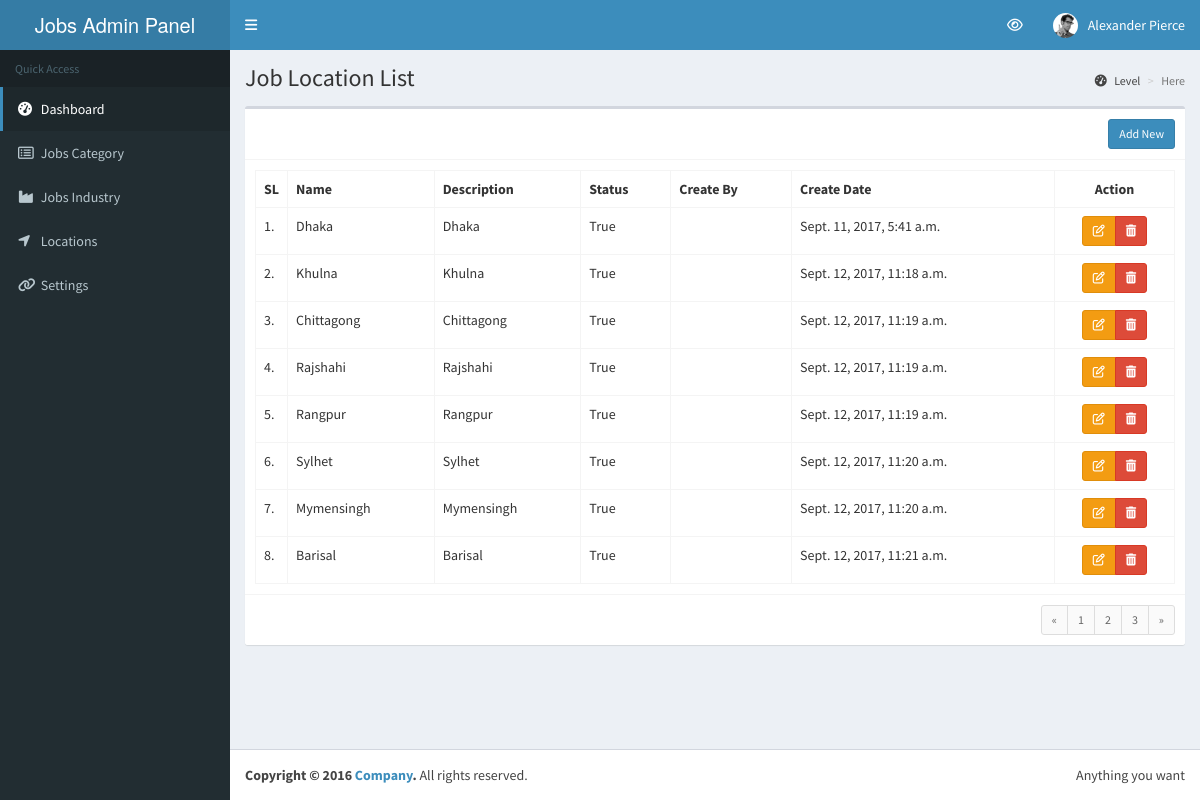
The page /admin/location/ on the database its author committed.
### jobpost_app/models/location.py (models this page shows)
class Location(models.Model):
  name = models.CharField(max_length=200, default="")
  slug = models.CharField(max_length=250, default="", unique=True)
  description = models.CharField(max_length=400, default="")
  create_by = models.CharField(max_length=20, default="")
  create_date = models.DateTimeField(auto_now_add=True, null=True)
  update_by = models.CharField(max_length=20, default="")
  update_date = models.DateTimeField(auto_now=True, null=True)
  active = models.BooleanField(default=True)

### jobpost_app/views/backend/backend_location_view.py (the view)
# urls.py: url(r'^admin/location/$', backend_location_view, name='job-loc'),
def backend_location_view(request):
    template = "jobpost_app/backend/location_list.html"
    locations = Location.objects.filter(active=True)
    context = {'title': 'Job Location List', 'locs': locations}
    return render(request, template, context)

### jobpost_app/context_processors.py (called while the page is built)
def site_settings(request):
    try:
        site_sets = models.SiteSetting.objects.get(pk=1)
    except models.SiteSetting.DoesNotExist:
        site_sets = None
    return {'site_sets': site_sets, 'title': 'Site Settings'}

### jobpost_app/templates/jobpost_app/backend/location_list.html (shortened to what this page needs)
{% extends "templates_app/backend/base.html" %}
{% load staticfiles %}
{% block left_sidebar %}
  {% include "./sidebar_menu.html" %}
{% endblock left_sidebar %}
{% block content %}
<div class="row">
	<div class="col-md-12">
		<div class="box">
			<div class="box-header with-border">
				<span class="pull-right"><a href="{% url 'jobpost_app:loc-form' '' %}" class="btn btn-primary btn-sm" role="button">Add New</a></span>
			</div>
			<div class="box-body">
				<table class="table table-bordered">
					<tbody>
						<tr>
							<th style="width: 10px">SL</th>
							<th>Name</th>
							<th>Description</th>
							<th>Status</th>
							<th>Create By</th>
							<th>Create Date</th>
							<th style="width:120px;text-align:center;">Action</th>
						</tr>
						{% for loc in locs %}
						<tr>
							<td>{{forloop.counter}}.</td>
							<td>{{loc.name}}</td>
							<td>{{loc.description}}</td>
							<td>{{loc.active}}</td>
							<td>{{loc.create_by}}</td>
							<td>{{loc.create_date}}</td>
							<td align="center">
								<div class="btn-group">
									<a href="{% url 'jobpost_app:loc-form' loc.id %}" class="btn btn-warning btn-sm" role="button"><i class="fa fa-edit"></i></a>
									<a href="#" class="btn btn-danger btn-sm" role="button"><i class="fa fa-trash"></i></a>
								</div>
							</td>
						</tr>
						{% endfor %}
					</tbody>
				</table>
			</div>
			<div class="box-footer clearfix">
				<ul class="pagination pagination-sm no-margin pull-right">
					<li><a href="#">«</a></li>
					<li><a href="#">1</a></li>
					<li><a href="#">2</a></li>
					<li><a href="#">3</a></li>
					<li><a href="#">»</a></li>
				</ul>
			</div>
		</div>
	</div>
</div>
{% endblock content %}

### rows shown on the page
Location: name "Dhaka", description "Dhaka", active "True", create_date "Sept. 11, 2017, 5:41 a.m."
Location: name "Khulna", description "Khulna", active "True", create_date "Sept. 12, 2017, 11:18 a.m."
Location: name "Chittagong", description "Chittagong", active "True", create_date "Sept. 12, 2017, 11:19 a.m."
Location: name "Rajshahi", description "Rajshahi", active "True", create_date "Sept. 12, 2017, 11:19 a.m."
Location: name "Rangpur", description "Rangpur", active "True", create_date "Sept. 12, 2017, 11:19 a.m."
Location: name "Sylhet", description "Sylhet", active "True", create_date "Sept. 12, 2017, 11:20 a.m."
Location: name "Mymensingh", description "Mymensingh", active "True", create_date "Sept. 12, 2017, 11:20 a.m."
Location: name "Barisal", description "Barisal", active "True", create_date "Sept. 12, 2017, 11:21 a.m."

### other values the page prints
{{ title }} "Job Location List"
